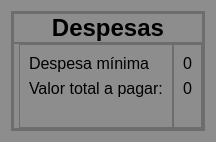
                 <widget class="QWidget" name="tab_2">
                  <property name="styleSheet">
                   <string notr="true">background-color: rgb(141, 141, 141);</string>
                  </property>
                  <attribute name="title">
                   <string>Tab 2</string>
                  </attribute>
                  <layout class="QVBoxLayout" name="verticalLayout_9">
                   <item>
                    <widget class="QFrame" name="frame_19">
                     <property name="frameShape">
                      <enum>QFrame::StyledPanel</enum>
                     </property>
                     <property name="frameShadow">
                      <enum>QFrame::Raised</enum>
                     </property>
                     <layout class="QHBoxLayout" name="horizontalLayout_12">
                      <property name="spacing">
                       <number>0</number>
                      </property>
                      <property name="leftMargin">
                       <number>0</number>
                      </property>
                      <property name="topMargin">
                       <number>0</number>
                      </property>
                      <property name="rightMargin">
                       <number>0</number>
                      </property>
                      <property name="bottomMargin">
                       <number>0</number>
                      </property>
                      <item>
                       <widget class="QFrame" name="frame_20">
                        <property name="maximumSize">
                         <size>
                          <width>800</width>
                          <height>800</height>
                         </size>
                        </property>
                        <property name="styleSheet">
                         <string notr="true">background-color: rgb(141, 141, 141);</string>
                        </property>
                        <property name="frameShape">
                         <enum>QFrame::StyledPanel</enum>
                        </property>
                        <property name="frameShadow">
                         <enum>QFrame::Raised</enum>
                        </property>
                        <layout class="QVBoxLayout" name="verticalLayout_10">
                         <property name="spacing">
                          <number>0</number>
                         </property>
                         <property name="leftMargin">
                          <number>0</number>
                         </property>
                         <property name="topMargin">
                          <number>0</number>
                         </property>
                         <property name="rightMargin">
                          <number>0</number>
                         </property>
                         <property name="bottomMargin">
                          <number>0</number>
                         </property>
                         <item>
                          <widget class="QFrame" name="frame_21">
                           <property name="maximumSize">
                            <size>
                             <width>16777215</width>
                             <height>50</height>
                            </size>
                           </property>
                           <property name="frameShape">
                            <enum>QFrame::StyledPanel</enum>
                           </property>
                           <property name="frameShadow">
                            <enum>QFrame::Raised</enum>
                           </property>
                           <layout class="QVBoxLayout" name="verticalLayout_11">
                            <property name="spacing">
                             <number>0</number>
                            </property>
                            <property name="leftMargin">
                             <number>0</number>
                            </property>
                            <property name="topMargin">
                             <number>0</number>
                            </property>
                            <property name="rightMargin">
                             <number>0</number>
                            </property>
                            <property name="bottomMargin">
                             <number>0</number>
                            </property>
                            <item>
                             <widget class="QLabel" name="label_12">
                              <property name="minimumSize">
                               <size>
                                <width>0</width>
                                <height>0</height>
                               </size>
                              </property>
                              <property name="maximumSize">
                               <size>
                                <width>16777215</width>
                                <height>50</height>
                               </size>
                              </property>
                              <property name="font">
                               <font>
                                <family>Segoe UI</family>
                                <weight>75</weight>
                                <bold>true</bold>
                               </font>
                              </property>
                              <property name="text">
                               <string>&lt;html&gt;&lt;head/&gt;&lt;body&gt;&lt;p&gt;&lt;span style=&quot; font-size:18pt;&quot;&gt;Despesas&lt;/span&gt;&lt;/p&gt;&lt;/body&gt;&lt;/html&gt;</string>
                              </property>
                              <property name="alignment">
                               <set>Qt::AlignCenter</set>
                              </property>
                             </widget>
                            </item>
                           </layout>
                          </widget>
                         </item>
                         <item>
                          <widget class="QFrame" name="frame_22">
                           <property name="frameShape">
                            <enum>QFrame::StyledPanel</enum>
                           </property>
                           <property name="frameShadow">
                            <enum>QFrame::Raised</enum>
                           </property>
                           <layout class="QHBoxLayout" name="horizontalLayout_13">
                            <property name="spacing">
                             <number>0</number>
                            </property>
                            <property name="leftMargin">
                             <number>5</number>
                            </property>
                            <property name="topMargin">
                             <number>0</number>
                            </property>
                            <property name="rightMargin">
                             <number>0</number>
                            </property>
                            <property name="bottomMargin">
                             <number>0</number>
                            </property>
                            <item>
                             <widget class="QFrame" name="frame_23">
                              <property name="frameShape">
                               <enum>QFrame::StyledPanel</enum>
                              </property>
                              <property name="frameShadow">
                               <enum>QFrame::Raised</enum>
                              </property>
                              <layout class="QVBoxLayout" name="verticalLayout_12">
                               <item>
                                <widget class="QLabel" name="label_13">
                                 <property name="font">
                                  <font>
                                   <family>Segoe UI</family>
                                   <pointsize>12</pointsize>
                                  </font>
                                 </property>
                                 <property name="text">
                                  <string>Despesa mínima</string>
                                 </property>
                                </widget>
                               </item>
                               <item>
                                <widget class="QLabel" name="label_14">
                                 <property name="font">
                                  <font>
                                   <family>Segoe UI</family>
                                   <pointsize>12</pointsize>
                                  </font>
                                 </property>
                                 <property name="text">
                                  <string>Valor total a pagar:</string>
                                 </property>
                                </widget>
                               </item>
                               <item>
                                <widget class="QLabel" name="label_18">
                                 <property name="text">
                                  <string/>
                                 </property>
                                </widget>
                               </item>
                              </layout>
                             </widget>
                            </item>
                            <item>
                             <widget class="QFrame" name="frame_24">
                              <property name="frameShape">
                               <enum>QFrame::StyledPanel</enum>
                              </property>
                              <property name="frameShadow">
                               <enum>QFrame::Raised</enum>
                              </property>
                              <layout class="QVBoxLayout" name="verticalLayout_13">
                               <item>
                                <widget class="QLabel" name="qtd_dividas">
                                 <property name="font">
                                  <font>
                                   <pointsize>12</pointsize>
                                  </font>
                                 </property>
                                 <property name="text">
                                  <string>0</string>
                                 </property>
                                 <property name="alignment">
                                  <set>Qt::AlignCenter</set>
                                 </property>
                                </widget>
                               </item>
                               <item>
                                <widget class="QLabel" name="valor_despesas">
                                 <property name="font">
                                  <font>
                                   <pointsize>12</pointsize>
                                  </font>
                                 </property>
                                 <property name="text">
                                  <string>0</string>
                                 </property>
                                 <property name="alignment">
                                  <set>Qt::AlignCenter</set>
                                 </property>
                                </widget>
                               </item>
                               <item>
                                <widget class="QLabel" name="label_20">
                                 <property name="text">
                                  <string/>
                                 </property>
                                </widget>
                               </item>
                              </layout>
                             </widget>
                            </item>
                           </layout>
                          </widget>
                         </item>
                        </layout>
                       </widget>
                      </item>
                     </layout>
                    </widget>
                   </item>
                  </layout>
                 </widget>
